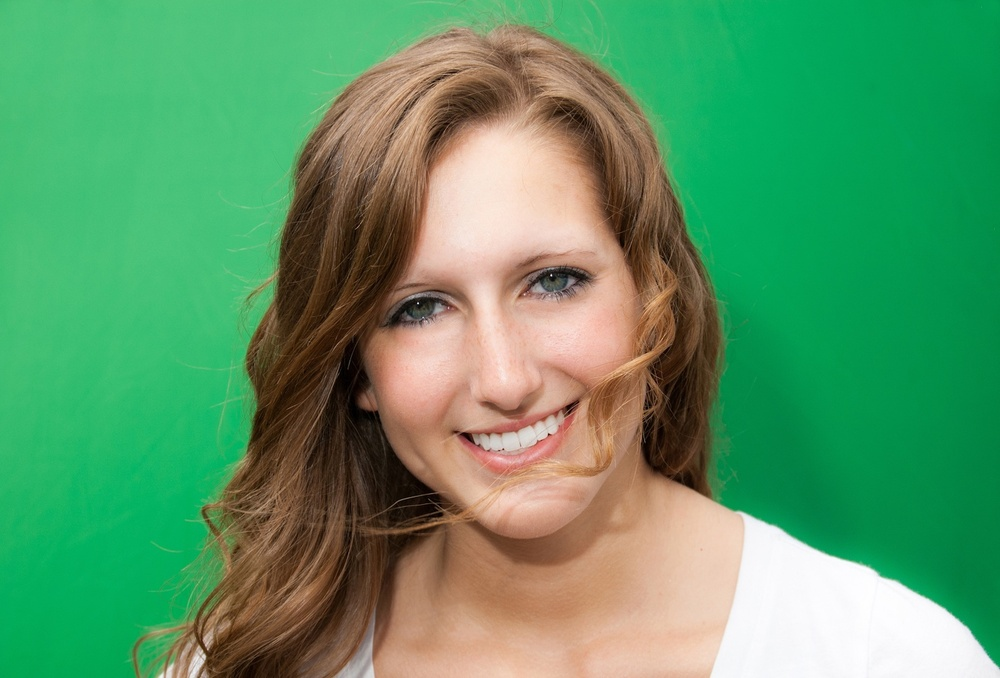
#> input picture Lecture11/code/green.jpg, 1000 x 678 px, shrunk from 1474 x 1000 before the run
$ python 7_mask_extraction.py
#> lines starting #> are read from the running program, lines starting #| are printed output that depends on the picture; after the words box and inside, x2 and y2 are one past the last pixel; in counts of white or black regions, pixels touching at a corner belong together
#!/usr/bin/env -S uv run --script
from PIL import Image

fg = Image.open("green.jpg")
#> fg is the input picture: PIL image 1000x678 RGB; mean R, G, B 90.5, 152.3, 102.5
mask = Image.new("L", fg.size, 0)
#> mask: PIL image 1000x678 L; every value is 0
for x in range(0, fg.width):
    for y in range(0, fg.height):
        pixel = fg.getpixel((x, y))
        if pixel[1] < (pixel[0] + pixel[2]) * 0.65:
            mask.putpixel((x, y), (255))
        else:
            mask.putpixel((x, y), (0))
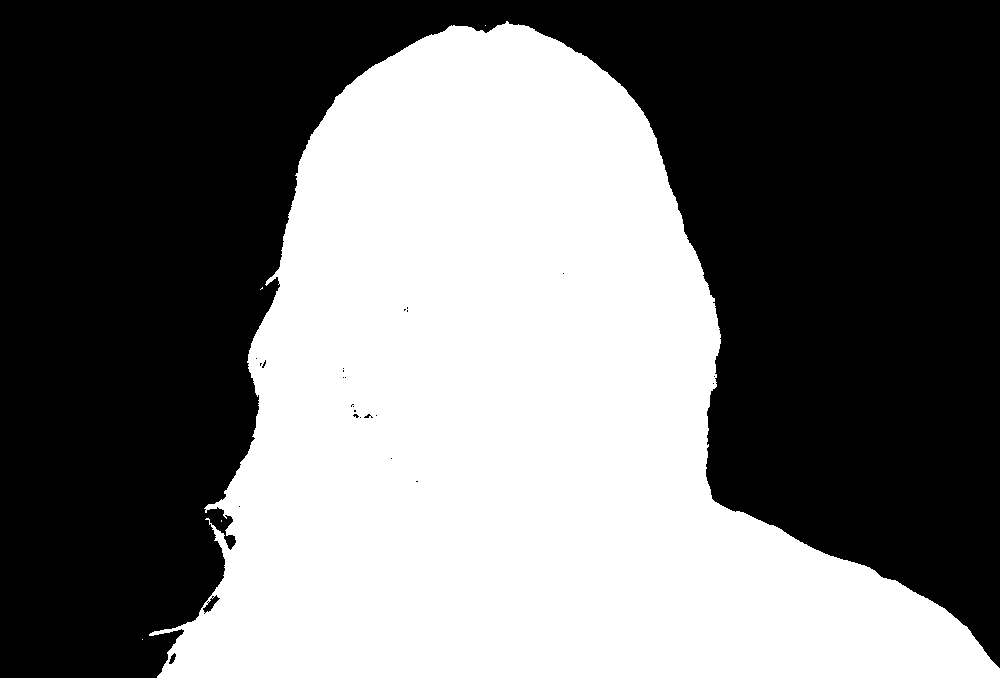
#> mask: PIL image 1000x678 L; 45.1% white; 5 white regions (4 under 20 px), largest, box (x1, y1, x2, y2) and area: (149, 21, 1000, 678) 305772
mask.show()
